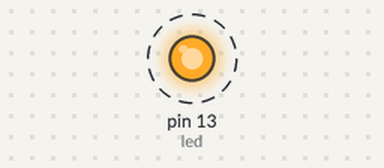
The sketch below on a simulated Arduino Uno, built with avr-gcc and run on an emulated ATmega328P. Shown: output pins drawn as LEDs (lit = HIGH). Dashed ring = blinking. What the sketch prints to the serial monitor is not drawn.

Above: at 0.12 s.
Timing chart, 0 to 3.0 s (numbered marks = the images above):
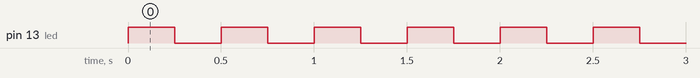

The sketch:

console_test.ino
```cpp
int led = 13;

void setup() {
  pinMode(led, OUTPUT);
  Serial.begin(9600);
}

void loop() {
  Serial.print("Hello!\n");
  digitalWrite(led, HIGH);
  delay(250);
  digitalWrite(led, LOW);
  delay(250);
}
```

Measured:
- by itself, pin 13 (led): alternates HIGH for 0.25 s and LOW for 0.25 s
